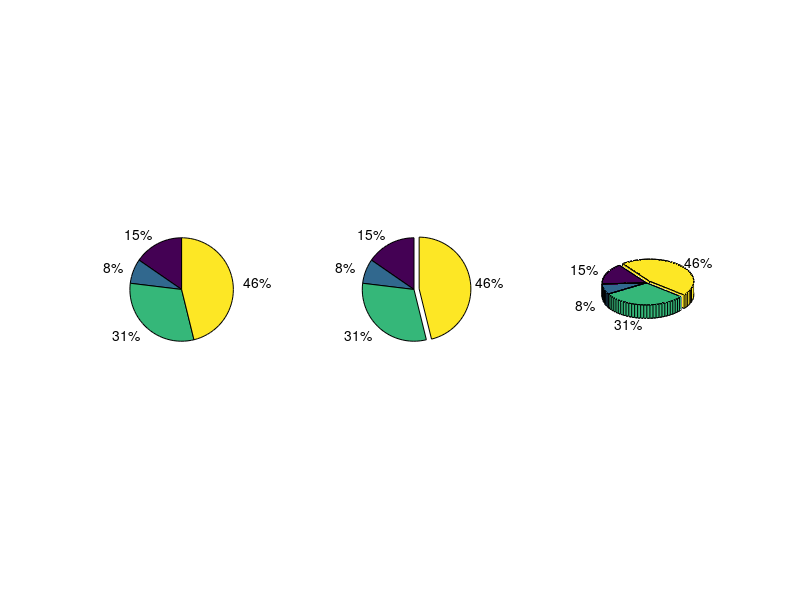

Source code (MATLAB):
% example for pie chart
a=[10 5 20 30];
subplot(1,3,1); pie(a);
subplot(1,3,2); pie(a,[0,0,0,1]);
subplot(1,3,3); pie3(a, [0,0,0,1]);